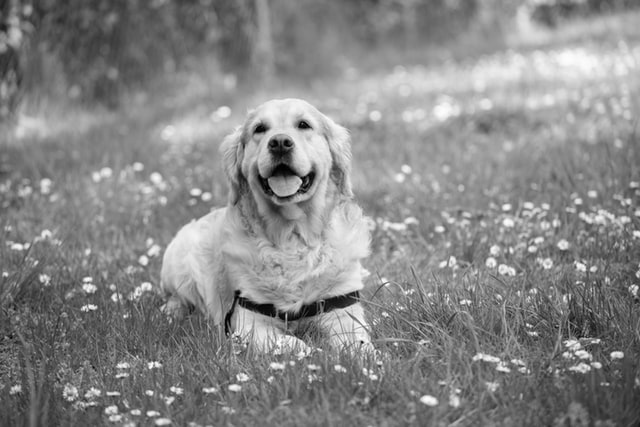
#> input picture colorization/for_atlas200dk_1.7x.0.0_python/colorization_python/data/dog.png, 640 x 427 px; its folder holds only this picture in this run
$ python colorize.py
#> lines starting #> are read from the running program, lines starting #| are printed output that depends on the picture
#> (the call stopped at in init, `ret = acl.init()`: acl is not available in this run)
### colorization/for_atlas200dk_1.7x.0.0_python/colorization_python/acl_model.py
"""
Copyright (R) @huawei.com, all rights reserved
-*- coding:utf-8 -*-
CREATED:  2020-6-04 20:12:13
MODIFIED: 2020-6-28 14:04:45
"""
import acl
import struct
import numpy as np
import datetime
from utils import *


class Model(object):
    def __init__(self, acl_resource, model_path):
#> called with model_path = './model/colorization_yuv.om'
        print("load model ", model_path)
        self.acl_resource = acl_resource
        self._run_mode = acl_resource.run_mode
        self.model_path = model_path    # string
        self.model_id = None            # pointer
        self.input_dataset = None
        self.output_dataset = None
        self._output_info = []
        self.model_desc = None          # pointer when using
        self._init_resource()
#> (the call stopped at in _init_resource, `self.model_id, ret = acl.mdl.load_from_file(self.model_path)`: acl is not available in this run)
        self._is_released = False
        acl_resource.register_resource(self)

    # [19 lines left out: function __del__, not called in this run]

    def _init_resource(self):
        print("Init model resource")
        #加载模型文件
        self.model_id, ret = acl.mdl.load_from_file(self.model_path)
        check_ret("acl.mdl.load_from_file", ret)
        self.model_desc = acl.mdl.create_desc()
        ret = acl.mdl.get_desc(self.model_desc, self.model_id)
        check_ret("acl.mdl.get_desc", ret)
        #获取模型输出个数
        output_size = acl.mdl.get_num_outputs(self.model_desc)
        #创建模型输出dataset结构
        self._gen_output_dataset(output_size)
        print("[Model] class Model init resource stage success")
        #获取模型每个输出的类型和shape
        self._get_output_desc(output_size)
        #创建记录输入数据内存地址的表,如果需要为输入申请内存,则记录到该表以便复用
        self._init_input_buffer()

        return SUCCESS

    # [40 lines left out: functions _get_output_desc, _gen_output_dataset, _init_input_buffer, not called in this run]

    def _gen_input_dataset(self, input_list):
        #组织输入数据的dataset结构
        ret = SUCCESS
        #如果输入的数据个数与模型要求的不匹配,则直接返回
        if len(input_list) != self._input_num:
            print("Current input data num %d unequal to"
                  " model input num %d"%(len(input_list), self._input_num))
            return FAILED

        self.input_dataset = acl.mdl.create_dataset()
        for i in range(self._input_num):
            item = input_list[i]
            #解析输入,当前支持输入AclImage类型、Acl指针和numpy数组
            data, size = self._parse_input_data(item, i)
            if (data is None) or (size == 0):
                #解析数据失败时不再解析剩余数据
                ret = FAILED
                print("The %d input is invalid"%(i))
                break
            #创建输入dataset buffer结构,填入输入的数据
            dataset_buffer = acl.create_data_buffer(data, size)
            #将dataset buffer加入dataset
            _, ret = acl.mdl.add_dataset_buffer(self.input_dataset,
                                                dataset_buffer)
            if ret:
                print("Add input dataset buffer failed")
                acl.destroy_data_buffer(self.input_dataset)
                ret = FAILED
                break
        if ret == FAILED:
            #失败时释放dataset
            self._release_dataset(self.input_dataset)

        return ret

    # [54 lines left out: functions _parse_input_data, _copy_input_to_device, not called in this run]

    def execute(self, input_list):
        #创建离线模型推理需要的dataset对象实例
        ret = self._gen_input_dataset(input_list)
        if ret == FAILED:
            print("Gen model input dataset failed")
            return None
        #调用离线模型的execute推理数据
        start = datetime.datetime.now()
        ret = acl.mdl.execute(self.model_id,
                              self.input_dataset,
                              self.output_dataset)
        if ret != ACL_ERROR_NONE:
            print("Execute model failed for acl.mdl.execute error ", ret)
            return None
        end = datetime.datetime.now()
        print("acl.mdl.execute exhaust ", end - start)
        #释放输入dataset对象实例,不会释放输入数据内存
        self._release_dataset(self.input_dataset)
        self.input_dataset = None
        #将推理输出的二进制数据流解码为numpy数组，数组的shape和类型与模型输出规格一致
        return self._output_dataset_to_numpy()

    # [63 lines left out: functions _output_dataset_to_numpy, _unpack_bytes_array, _release_dataset, not called in this run]

### colorization/for_atlas200dk_1.7x.0.0_python/colorization_python/acl_resource.py
import acl

from utils import *

DICT_KEY_RESOURCE = "resource"
DICT_KEY_STATUS = "status"
DICT_VAL_REG = "register"
DICT_VAL_UNREG = "unregister"


class AclResource(object):
    def __init__(self, device_id=0):
        self.device_id = device_id
        self.context = None
        self.stream = None
        self.run_mode = None
        self.other_resource_list = []

    def init(self):
        print("[Sample] init resource stage:")
        ret = acl.init()
        check_ret("acl.rt.set_device", ret)

        ret = acl.rt.set_device(self.device_id)
        check_ret("acl.rt.set_device", ret)

        self.context, ret = acl.rt.create_context(self.device_id)
        check_ret("acl.rt.create_context", ret)

        self.stream, ret = acl.rt.create_stream()
        check_ret("acl.rt.create_stream", ret)

        self.run_mode, ret = acl.rt.get_run_mode()
        check_ret("acl.rt.get_run_mode", ret)

        print("Init resource success")

    def register_resource(self, resource):
        self.other_resource_list.append({DICT_KEY_RESOURCE:resource,
                                         DICT_KEY_STATUS:DICT_VAL_REG})

    # [20 lines left out: functions unregister_resource, __del__, not called in this run]

### colorization/for_atlas200dk_1.7x.0.0_python/colorization_python/colorize.py
import cv2 as cv
import numpy as np
import os

import time

from constants import *
from acl_model import Model
from acl_resource import AclResource


MODEL_WIDTH = 224
MODEL_HEIGHT = 224
out_w = 56
out_h = 56
INPUT_DIR = './data/'
OUTPUT_DIR = './out/'
model_path = './model/colorization_yuv.om'


def preprocess(picPath):
    #读取图片,像素RGB分量采用float32类型
#> called with picPath = './data/dog.png'
    bgr_img = cv.imread(picPath).astype(np.float32)
#> bgr_img: shape (427, 640, 3) float32; min 0, max 255, mean 135.1
    #opencv读入的图片为(N)HWC,获取HW分量
    orig_shape = bgr_img.shape[:2]
#> orig_shape = (427, 640)
    #对图片归一化处理
    bgr_img = bgr_img / 255.0
    #将图片转换为Lab空间
    lab_img = cv.cvtColor(bgr_img, cv.COLOR_BGR2Lab)
#> lab_img: shape (427, 640, 3) float32; mean of channels 0, 1, 2 55.8, 0, 0
    #获取L分量
    orig_l = lab_img[:,:,0]
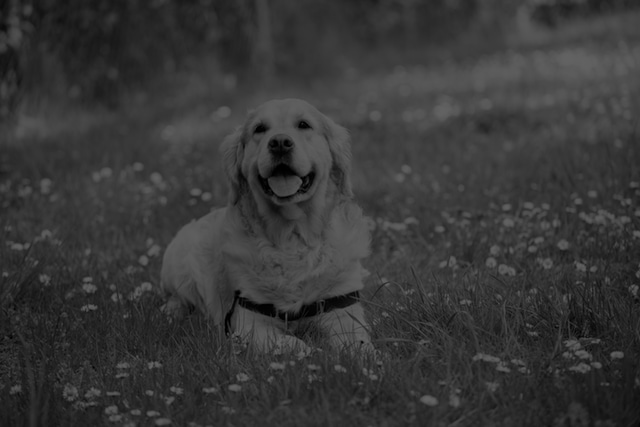
#> orig_l: shape (427, 640) float32; min 0, max 100, mean 55.8
    #如果L分量在内存中存放不连续,则转换为连续内存存放
    if not orig_l.flags['C_CONTIGUOUS']:
        orig_l = np.ascontiguousarray(orig_l)
    #将Lab图像缩放到模型输入要求大小
    lab_img = cv.resize(lab_img, (MODEL_WIDTH, MODEL_HEIGHT)).astype(np.float32)
#> lab_img: shape (224, 224, 3) float32; mean of channels 0, 1, 2 55.8, 0, 0
    #获取缩放后的L分量,如果缩放后L不连续,转换为连续内存存放
    l_data = lab_img[:,:,0]
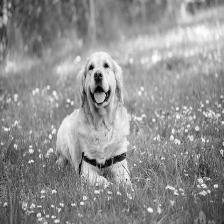
#> l_data: shape (224, 224) float32; min 0.147, max 98.8, mean 55.8; drawn with min black and max white
    if not l_data.flags['C_CONTIGUOUS']:
        l_data = np.ascontiguousarray(l_data)
    #L分量减均值
    l_data = l_data - 50
    return orig_shape, orig_l, l_data


def postprocess(result_list, pic, orig_shape, orig_l):
    #推理结果为预测的ab通道值,数据为NCHW,需要转换为opencv可以处理的NHWC
    result_list[0] = result_list[0].reshape(1,2,56,56).transpose(0,2,3,1)
    result_array = result_list[0][0]
    #将预测的ab通道值其缩放到原始图片尺寸
    ab_data = cv.resize(result_array, orig_shape[::-1])
    #将预测并缩放到原始尺寸的ab通道值和原始的L分量值合并,得到预测图像的Lab值
    result_lab = np.concatenate((orig_l[:,:,np.newaxis],ab_data),axis=2)
    #将Lab转换为RGBU888
    result_bgr = (255*np.clip(cv.cvtColor(result_lab, cv.COLOR_Lab2BGR),0,1)).astype('uint8')
    #将推理得到的图片数据写文件
    file_name = os.path.join(OUTPUT_DIR, 'out_'+pic)
    cv.imwrite(file_name, result_bgr)


def main():
    #创建输出图片存放目录
    if not os.path.exists(OUTPUT_DIR):
        os.mkdir(OUTPUT_DIR)
    #acl资源初始化
    acl_resource = AclResource()
    acl_resource.init()
    #加载黑白图像上色模型
    model = Model(acl_resource, model_path)
    src_dir = os.listdir(INPUT_DIR)
    #从data目录逐张读取图片进行推理
    for pic in src_dir:
        #读取图片
        pic_path = os.path.join(INPUT_DIR, pic)
        #获取图片L通道值
        orig_shape, orig_l, l_data = preprocess(pic_path)
#> orig_shape = (427, 640)
        #送进模型推理
        result_list = model.execute([l_data,])
        #处理推理结果
        postprocess(result_list, pic, orig_shape, orig_l)
    print("Execute end")


if __name__ == '__main__':
#> (the run stopped early here; a loop or call above may not have finished)
